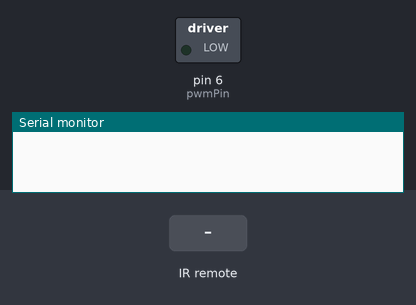
This sketch was run on a simulated Arduino Uno, built with avr-gcc and run on an emulated ATmega328P. Shown: switched loads named in the sketch (green lamp = pin HIGH), the last lines printed to the serial monitor. The test bench sets the inputs (shaded band).

Above: at 1.2 s.
1.3 s: infrared code 0x20DF0DF2 received
2.8 s: infrared code 0x20DF8D72 received
At 3.1 s:
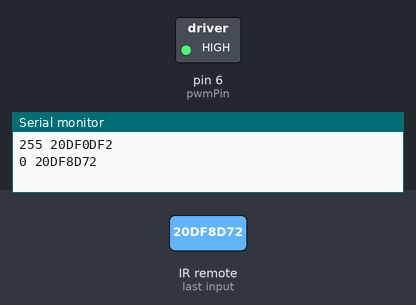
4.3 s: infrared code 0x20DF718E received
At 5.5 s:
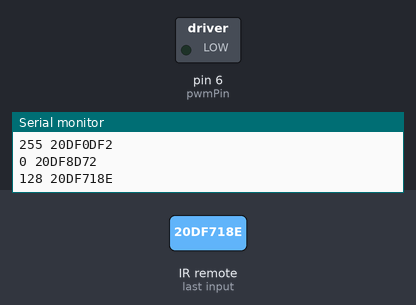
5.8 s: infrared code 0x20DF00FF received
At 6.7 s:
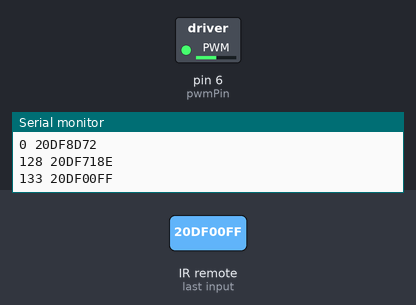
7.3 s: infrared code 0x20DF807F received
At 8.7 s:
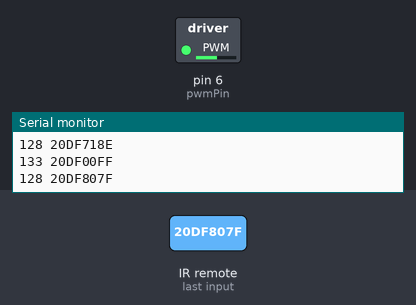
Timing chart, 0 to 9.8 s (numbered marks = the images above; inputs shaded):
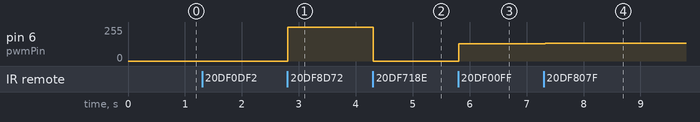

Measured:
- after the input at 2.8 s, pin 6 (pwmPin): 0/255 → 255/255 at once
- after the input at 4.3 s, pin 6 (pwmPin): 255/255 → 0/255 at once
- after the input at 5.8 s, pin 6 (pwmPin): 0/255 → 128/255 at once
- after the input at 7.3 s, pin 6 (pwmPin): 128/255 → 133/255 at once

The sketch:

Remoto_control.ino
```cpp
/*
 *  Controlando la velocidad de un DC Fan con un Control Remoto de TV
 *
 *  Modificado IRrecvDemo ejemplo de Ken Shirriff IRremote Library
 *  Ken Shirriff
 *
 *
 */
// utilizo un control remoto LG para controlar el motor rueda lab giroscopico
#include <IRremote.h>                //libreria para el sensor IR
int RECV_PIN = 8;                   // IR Receiver - Arduino Pin Numero 8
int pwmPin = 6;                    // Arduino Pin Numero 6 a la compuerta del Mosfet
int pwmValue;
IRrecv irrecv(RECV_PIN);
decode_results results;

void setup() {
  Serial.begin(115200);
  irrecv.enableIRIn();             // Inicializo el receiver
  pinMode( pwmPin, OUTPUT);
  pwmValue = 0;                  // Empiezo el programa con el motor apagado
}

void loop() {

  if (irrecv.decode(&results)) {

    analogWrite(pwmPin, pwmValue);

    if (results.value == 0x20DF0DF2) { // Boton PLAY
        pwmValue = 255;       // 100% Duty Cycle | Maxima Velocidad
        }
    if (results.value == 0x20DF8D72) { // Boton STOP
        pwmValue = 0;         // 0% Duty Cycke | Apago el motor
        }
    if (results.value == 0x20DF718E) { // Boton NEXT
        pwmValue = 128;       // 50% Duty Cycke | Velocidad media
        }
   if (results.value == 0x20DF00FF) { // Boton Ch+
        if(pwmValue <= 245){
        pwmValue = pwmValue + 5;     // Incremento el Duty Cycle de la señal PWM
        delay(20);
      }
    }
    if (results.value == 0x20DF807F) { // Boton Ch-
      if(pwmValue >= 20){
        pwmValue = pwmValue - 5; // Reduzco el Duty Cycle de la señal PWM
        delay(20);
      }
    }
  Serial.print(pwmValue);
  Serial.print(" ");
  Serial.println(results.value, HEX);

  irrecv.resume(); // Recibo el proximo valor
  }
  delay(100);
}
```
